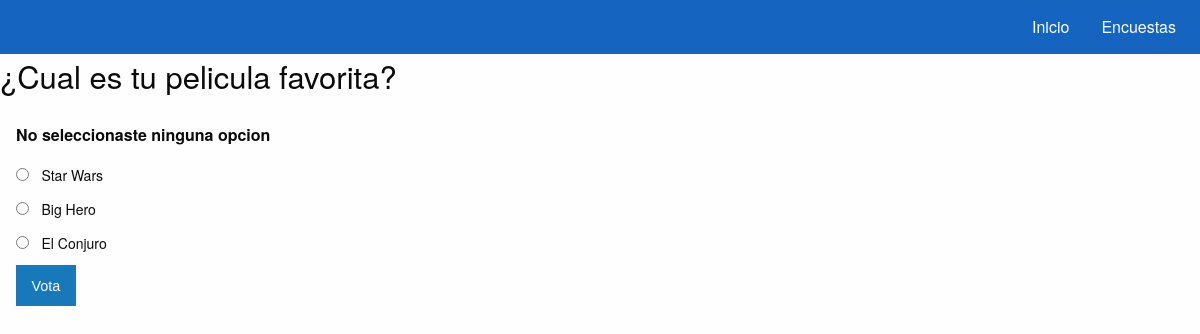
The page /polls/4/vote/ on the database its author committed.
### polls/models.py (models this page shows, shortened)
class Question(models.Model):
    question_text = models.CharField(max_length=200)
    pub_date = models.DateTimeField('fecha de publicacion')
    def was_published_recently(self):
        now = timezone.now()
        return now - datetime.timedelta(days=1) <= self.pub_date <= now
    was_published_recently.admin_order_field = 'pub_date'
    was_published_recently.boolean = True
    was_published_recently.short_description = 'Publicado recientemente'

class Choice(models.Model):
    question = models.ForeignKey(Question, on_delete=models.CASCADE)
    choice_text = models.CharField(max_length=200)
    votes = models.IntegerField(default=0)

### polls/views.py (the view)
# urls.py: url(r'^(?P<question_id>[0-9]+)/vote/$', views.vote, name='vote'),
def vote(request, question_id):
    question = get_object_or_404(Question, pk=question_id)
    try:
        selected_choice = question.choice_set.get(pk=request.POST['choice'])
    except (KeyError, Choice.DoesNotExist):
        return render(request, 'detail.html', {
            'question':question,
            'error_message': "No seleccionaste ninguna opcion"
        })
    else:
        selected_choice.votes+=1
        selected_choice.save()
    return HttpResponseRedirect(reverse('polls:results', args=(question.id,)))

### polls/templates/detail.html (shortened to what this page needs)
{% extends 'base.html' %}
{% block section %}
    <h3> {{ question.question_text }}</h3>
    <div class="card-section">
    {% if error_message %} <p><strong>{{ error_message }}</strong></p>{% endif %}
    <form action="{% url 'polls:vote' question.id %}" method="POST">
        {% for choice in question.choice_set.all %}
            <input type="radio" name="choice" id="choice {{ forloop.counter }}" value="{{ choice.id }}" />
            <label for="choice{{ forloop.counter }}">{{ choice.choice_text }}</label> <br/>
        {% endfor %}
        <input type="submit" value="Vota" class="button" />
    </form>
{% endblock %}

### rows shown on the page
Question: question_text "¿Cual es tu pelicula favorita?"
Choice: choice_text "Star Wars"
Choice: choice_text "Big Hero"
Choice: choice_text "El Conjuro"

### other values the page prints
{{ error_message }} "No seleccionaste ninguna opcion"
